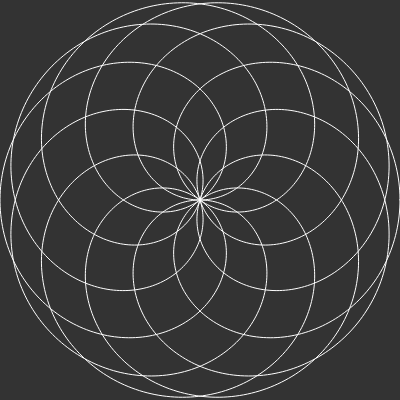
Frame 1 (no input)
Frame 60 (no input): identical to frame 1, image omitted
Frame 120 (the mouse pressed at the canvas centre since frame 60): identical to frame 1, image omitted

The p5.js sketch that drew this single still picture (run headless with seeded random() and noise() and a simulated clock; from frame 60 on, the mouse is pressed at the canvas centre):

// p5.js sketch
// ── sketch.js
let k = 5/8


function setup() {
  createCanvas(400,400);
}

function draw() {
  background(51);
  translate(width/2, height/2);
  
  let k = 5/8

  beginShape();
  stroke(255);
  noFill();
  strokeWeight(1);
  for (let a = 0 ; a < TWO_PI * 8; a +=0.02) {
    let r = 200 * cos(k *a);
    let x = r * cos(a);
    let y = r * sin(a);
    vertex(x,y);
  }
  
  endShape(CLOSE);
}
